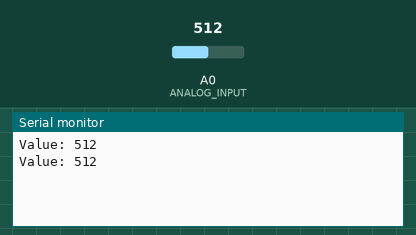
Simulated run of this sketch. Board: Arduino Uno, built with avr-gcc and run on an emulated ATmega328P. On the bench: the last lines printed to the serial monitor. The inputs (shaded band) are chosen by the test bench; at power-on: A0 (ANALOG_INPUT) = 512.

Above: at 1.8 s.
1.9 s: A0 (ANALOG_INPUT) set to 716
At 2.8 s:
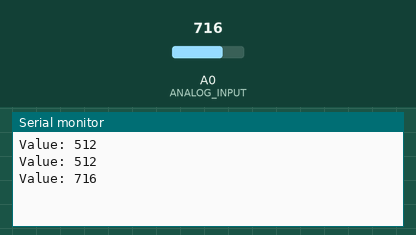
3.4 s: A0 (ANALOG_INPUT) set to 900
At 4.8 s:
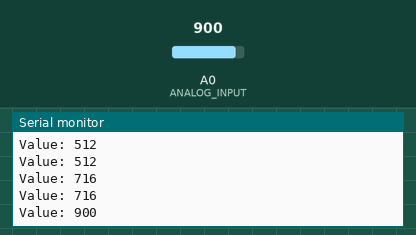
Timing chart, 0 to 6.4 s (numbered marks = the images above; inputs shaded):
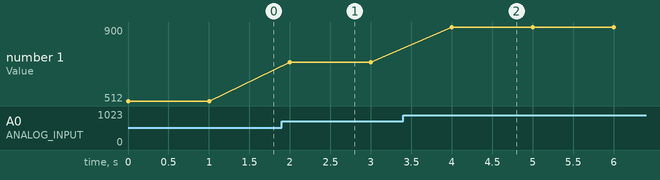

The sketch:

get_sensor_value.ino
```cpp
#define BUFFER_SIZE 	0x100		//Size of the buffer
#define ANALOG_INPUT	A0		//Analog pin

static char s_buffer[BUFFER_SIZE] = {0};	//Buffer for output


void setup(){
	Serial.begin(115200);		//Set sretial port baud rate speed
}

void loop(){
	sprintf(s_buffer, "Value: %d", analogRead(ANALOG_INPUT));	//Read value from analog pin
	Serial.println(s_buffer);	//Write the buffer to the serial port
	delay(1000);	          	//Wait 1 second
}
```

Measured:
- after the input at 1.9 s, the serial monitor: prints a new line after 0.10 s (image 1)
- after the input at 3.4 s, the serial monitor: prints a new line after 0.60 s (image 2)
- plotted number 1: 512 → 716 after the input at 1.9 s, 716 → 900 after the input at 3.4 s
